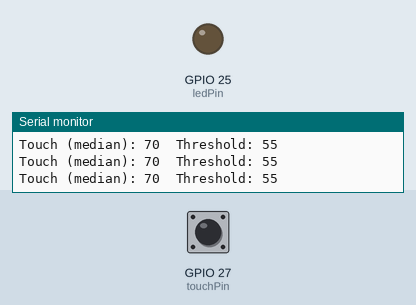
Simulated run of this sketch. Board: ESP32. On the bench: output pins drawn as LEDs (lit = HIGH), the last lines printed to the serial monitor. Inputs (shaded band) come from the test bench; at power-on: GPIO 27 (touchPin) HIGH.

Above: at 6.2 s.
6.3 s: GPIO 27 (touchPin) pulled LOW for 1 s
At 7.12 s:
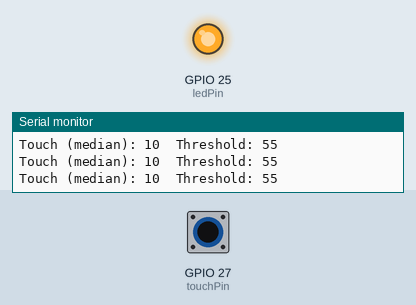
8.8 s: GPIO 27 (touchPin) pulled LOW for 3.2 s
At 12.7 s:
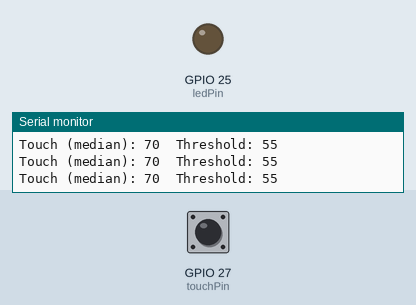
Timing chart, 0 to 14.2 s (numbered marks = the images above; inputs shaded):
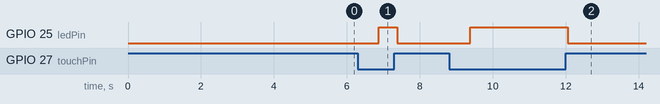

Measured:
- after the input at 6.3 s, GPIO 25 (ledPin): LOW → HIGH after 0.58 s, → LOW 0.50 s later
- after the input at 8.8 s, GPIO 25 (ledPin): LOW → HIGH after 0.58 s, → LOW 2.7 s later

The sketch:

vine.ino
```cpp
// --- Touch Sensor mit Median-Filter und 5s-Haltezeit ---
// Board: ESP32 DevKitC (Beispiel: TouchPin GPIO27, LED GPIO25)

const int touchPin = 27;   // Touch input (ESP32: e.g. GPIO27)
const int ledPin   = 25;   // LED pin (z.B. GPIO25)

int threshold = 0;         // Touch-Schwelle (Kalibrierung)
bool calibrated = false;   // Kalibrierungs-Status

const int N = 31;          // Anzahl Samples für Median (ungerade)
int buffer[N];

// Timer für 5s Haltezeit
unsigned long touchStart = 0;
const unsigned long holdTime = 500; // 0.5 Sekunden

// --- Setup ---
void setup() {
  Serial.begin(9600);
  pinMode(ledPin, OUTPUT);
  digitalWrite(ledPin, LOW);

  Serial.println("Calibration (5 seconds)... do not touch!");
  long sum = 0;
  int count = 0;
  unsigned long start = millis();

  // 5 Sekunden Mittelwert für Baseline sammeln
  while (millis() - start < 5000) {
    int val = touchRead(touchPin);
    sum += val;
    count++;
    delay(50);
  }

  threshold = (sum / count) - 15;  // Threshold etwas unter Baseline
  calibrated = true;

  Serial.print("Calibration done. Threshold = ");
  Serial.println(threshold);
}

// --- Hilfsfunktion: Median von N Samples ---
int readMedian(int pin) {
  for (int i = 0; i < N; i++) {
    buffer[i] = touchRead(pin);
    delay(2);
  }
  // sortieren (Bubble Sort, reicht für N=31)
  for (int i = 0; i < N - 1; i++) {
    for (int j = 0; j < N - i - 1; j++) {
      if (buffer[j] > buffer[j + 1]) {
        int tmp = buffer[j];
        buffer[j] = buffer[j + 1];
        buffer[j + 1] = tmp;
      }
    }
  }
  return buffer[N/2]; // Median zurückgeben
}

// --- Loop ---
void loop() {
  int val = readMedian(touchPin);   // val = Medianwert

  Serial.print("Touch (median): ");
  Serial.print(val);
  Serial.print("  Threshold: ");
  Serial.println(threshold);

  if (calibrated && val < threshold) {
    // Finger erkannt
    if (touchStart == 0) {
      touchStart = millis();  // Timer starten
    }

    // wenn 5s lang berührt → LED an
    if (millis() - touchStart >= holdTime) {
      digitalWrite(ledPin, HIGH);
    }
  } else {
    // kein Finger → LED aus, Timer zurücksetzen
    digitalWrite(ledPin, LOW);
    touchStart = 0;
  }
}
```
